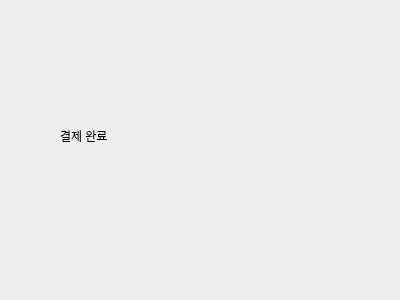
<?xml version="1.0" encoding="UTF-8"?>
<ui version="4.0">
 <class>FinNotification</class>
 <widget class="QWidget" name="FinNotification">
  <property name="geometry">
   <rect>
    <x>0</x>
    <y>0</y>
    <width>400</width>
    <height>300</height>
   </rect>
  </property>
  <property name="windowTitle">
   <string>Form</string>
  </property>
  <widget class="QLabel" name="label">
   <property name="geometry">
    <rect>
     <x>60</x>
     <y>100</y>
     <width>181</width>
     <height>71</height>
    </rect>
   </property>
   <property name="text">
    <string>결제 완료</string>
   </property>
  </widget>
 </widget>
 <resources/>
 <connections/>
</ui>
